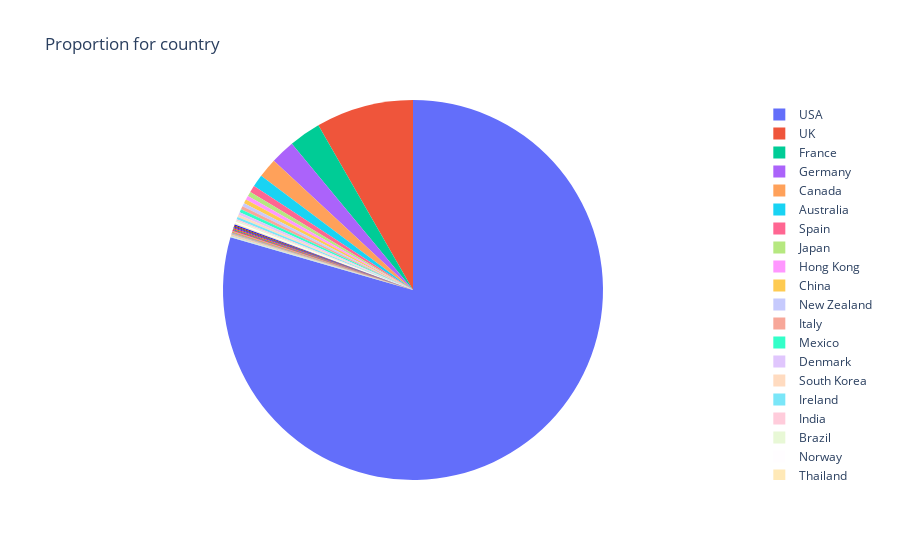

Notebook cell for this chart:
### Code cell
country_count = data.country.value_counts()
country_count_pct = country_count*100/len(data)
fig = px.pie(country_count_pct, values=country_count_pct.values, names=country_count_pct.index, title="Proportion for country")
fig.update_traces(hoverinfo='label+percent+value',textinfo='none')
fig.show()

### Figure 1 — Plotly figure (JSON) as saved in the notebook; plotly's stock layout.template omitted (floating-point values rounded to 4 significant figures)
{"data": [{"domain": {"x": [0, 1], "y": [0, 1]}, "hoverinfo": "label+percent+value", "hovertemplate": "index=%{label}<br>value=%{value}<extra></extra>", "labels": ["USA", "UK", "France", "Germany", "Canada", "Australia", "Spain", "Japan", "Hong Kong", "China", "New Zealand", "Italy", "Mexico", "Denmark", "South Korea", "Ireland", "India", "Brazil", "Norway", "Thailand", "Iran", "Russia", "Argentina", "Czech Republic", "South Africa", "Netherlands", "Israel", "Romania", "Taiwan", "Hungary", "Afghanistan", "Aruba", "New Line", "Finland", "Iceland", "Indonesia", "Greece", "Belgium", "Official site", "Peru", "Colombia", "Poland", "Chile", "Philippines", "Georgia", "West Germany"], "legendgroup": "", "name": "", "showlegend": true, "textinfo": "none", "type": "pie", "values": [79.48, 8.303, 2.706, 2.076, 1.655, 1.051, 0.578, 0.3941, 0.3416, 0.3416, 0.289, 0.289, 0.2627, 0.2365, 0.2102, 0.1839, 0.1314, 0.1314, 0.1051, 0.1051, 0.1051, 0.07882, 0.07882, 0.07882, 0.07882, 0.07882, 0.05255, 0.05255, 0.05255, 0.05255, 0.02627, 0.02627, 0.02627, 0.02627, 0.02627, 0.02627, 0.02627, 0.02627, 0.02627, 0.02627, 0.02627, 0.02627, 0.02627, 0.02627, 0.02627, 0.02627]}], "layout": {"legend": {"tracegroupgap": 0}, "title": {"text": "Proportion for country"}}}
